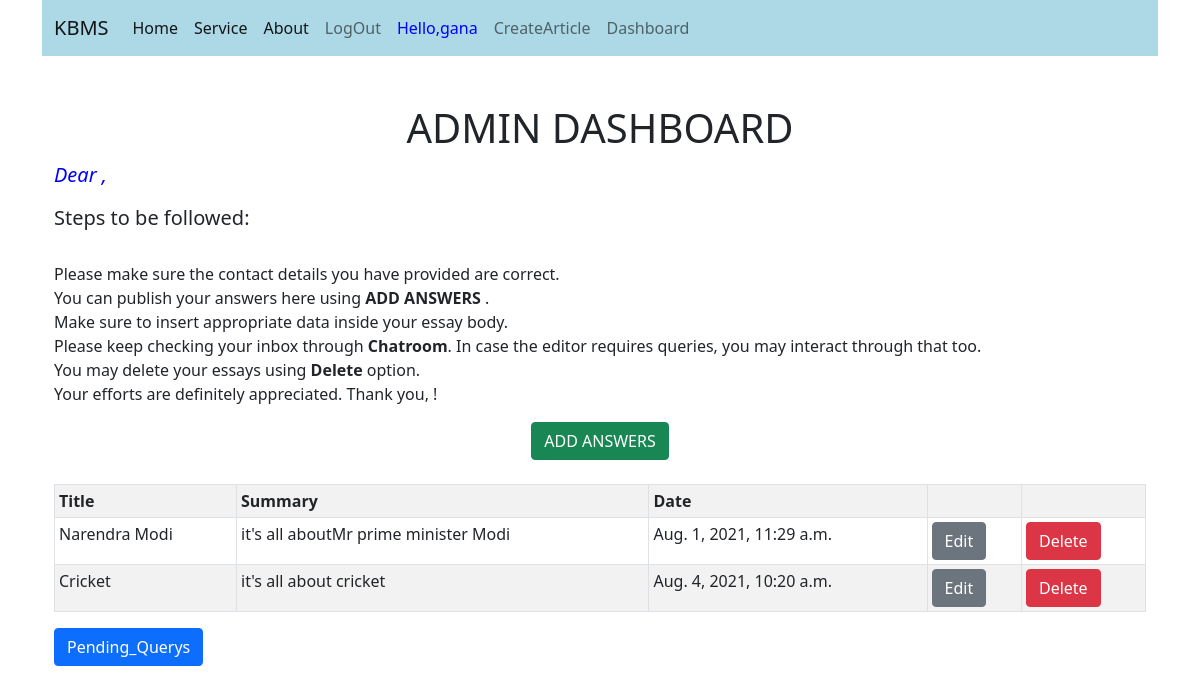
The page /dashboard/ (signed in) on the database its author committed.
### user/models.py (models this page shows, shortened)
class Article(models.Model):
    title=models.CharField(max_length=100)
    summary=models.CharField(max_length=300)
    date = models.DateTimeField(default=datetime.now())
    body=models.TextField()

### user/views.py (the view)
# urls.py: path('dashboard/',views.dashboarddetail.as_view(),name='dashboard'),
class dashboarddetail(ListView):
    model = Article
    template_name = 'dashbord.html'
    context_object_name = 'dashboard'

### templates/dashbord.html (shortened to what this page needs)
{% extends "base.html" %}
{% block body_block %}
{% if user.is_superuser %}
<body class="container text-justify" >
	<br><br>
	<h1><center>ADMIN DASHBOARD</center></h1>
			<div>
				<p style="font-size: 20px; color: blue; font-style: italic;">
				Dear <b> {{session.s_name}} </b>,<br>
				<h5>Steps to be followed: </h5><br>
				 Please make sure the contact details you have provided are correct.<br>
				 You can publish your answers here using <b>ADD ANSWERS </b>.<br>
				  Make sure to insert appropriate data inside your essay body.<br>
				 Please keep checking your inbox through <b>Chatroom</b>. In case the editor requires queries, you may interact through that too.</br>
				 You may delete your essays using <b>Delete</b> option.<br>
				 Your efforts are definitely appreciated. Thank you, {{session.s_name}}!
				</p>
			</div>
			<div>
					<table class="table table-striped table-bordered table-sm">
						<tr>
							<th> Title</th>
							<th> Summary</th>
							<th> Date</th>
							<th></th>
							<th></th>
					</tr>
								<center><a class="btn btn-success btn-block" href="{% url 'user:articlecreate' %}">  ADD ANSWERS </a></center><br>
					{% for dashboards in dashboard %}
					<tr>
					<td> {{dashboards.title}} </td>
					<td> {{dashboards.summary}} </td>
					<td> {{dashboards.date}} </td>
						<td><a href="{% url 'user:articleupdate' pk=dashboards.pk %}" class="btn btn-secondary">Edit</a></td>
						<td><a href="{% url 'user:articledelete' pk=dashboards.pk %}" class="btn btn-danger">Delete</a></td>
					</tr>
					{% endfor %}
                    </table>
				<a href="{% url 'user:questionlist' %}" class="btn btn-primary">Pending_Querys</a>
            </div>
{% else %}
	<div>
		<h3 style="color:red;">Only Admin(Superuser) can access Dashboard!!</h3>
	</div>
{% endif %}
{% endblock %}

### templates/base.html (shortened to what this page needs)
<!doctype html>
<html lang="en">
  <head>
    <link href="https://cdn.jsdelivr.net/npm/bootstrap@5.0.2/dist/css/bootstrap.min.css" rel="stylesheet">
  </head>
  <body>
  <nav class="navbar navbar-expand-lg navbar-light " style="width:100%; background:lightblue;">
  <div class="container-fluid">
    <a class="navbar-brand" href="#">KBMS</a>
    <div class="collapse navbar-collapse" id="navbarSupportedContent">
      <ul class="navbar-nav me-auto mb-2 mb-lg-0">
        <li class="nav-item">
          <a class="nav-link active" aria-current="page" href="/">Home</a>
        </li>
          <li class="nav-item">
          <a class="nav-link active" aria-current="page" href="{% url 'user:service' %}">Service</a>
        </li>
          <li class="nav-item">
          <a class="nav-link active" aria-current="page" href="#hi">About</a>
        </li>
         {% if user.is_authenticated %}
         <li class="nav-item">
          <a class="nav-link" href="{% url 'user:logout' %}">LogOut</a>
        </li>
        <li class="nav-item">
          <a class="nav-link" href="#" style="color:blue;">Hello,{{user.username}}</a>
        </li>
        {% endif %}
          {% if user.is_superuser %}
          <li class="nav-item">
          <a class="nav-link" href="{% url 'user:articlecreate' %}">CreateArticle</a>
          </li>
          <li class="nav-item">
          <a class="nav-link" href="{% url 'user:dashboard' %}">Dashboard</a>
          </li>
          {% endif %}
      </ul>
    </div>
  </div>
</nav>
    {% load crispy_forms_tags %}
  </body>
<div class="container">
    {% block body_block %}
    {% endblock %}
</div>
</html>

### rows shown on the page
Article: title "Narendra Modi", summary "it's all aboutMr prime minister Modi", date "Aug. 1, 2021, 11:29 a.m."
Article: title "Cricket", summary "it's all about cricket", date "Aug. 4, 2021, 10:20 a.m."

### other values the page prints
{{ user.username }} "gana"
